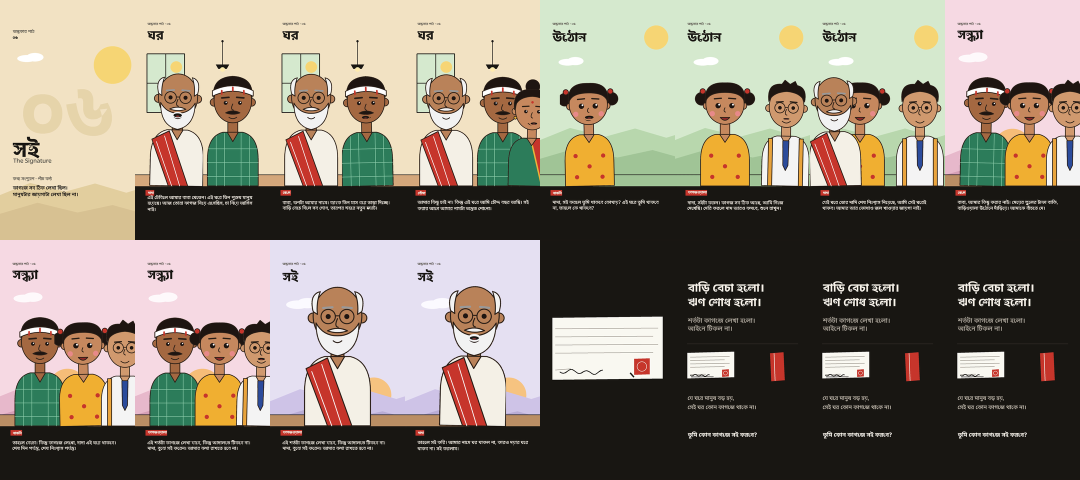
#> input picture dark-lesson-06-signature/preview-contact-sheet.png, 2160 x 960 px, given in place of image-10.png, which was not available (shown at 1/2 size)
$ python prep6.py
#> lines starting #> are read from the running program, lines starting #| are printed output that depends on the picture; after the words box and inside, x2 and y2 are one past the last pixel; in counts of white or black regions, pixels touching at a corner belong together
"""prep6.py — take the five supplied character cards apart.

Each card is the same construction: a black rounded frame, a pastel sky, a white cloud, a
yellow sun, two hills — and a flat bust standing in the middle, cut off at the bottom edge.

For the film we want only the bust, on our own background. So:

    1. find the inner canvas (strip the black frame)
    2. learn the card's own background colours (sky, both hills, sun, cloud) by sampling
       known regions
    3. keep every pixel that is none of those, take the big connected blob in the middle,
       fill its holes, and use it as alpha
    4. save the bust as RGBA, plus a proof sheet to look at

    python3 prep6.py
"""
import os

import numpy as np
from PIL import Image, ImageDraw

HERE = os.path.dirname(os.path.abspath(__file__))
UP = "/tmp/arena-coding-uploads"
OUT = os.path.join(HERE, "cast")

FILES = {
    "dada": "image-10.png",      # grandfather — glasses, white beard, red shawl
    "chele": "image-11.png",     # the son — headband, green checked shirt
    "bou": "image-12.png",       # the daughter-in-law — bun, green/red saree
    "natni": "image-13.png",     # the granddaughter — two buns, yellow polka frock
    "kagojwala": "image-14.png",  # the paper man — glasses, white kurta, blue placket
}


def inner_canvas(a):
    """The card inside the black frame: walk in from the middle until the frame starts."""
    dark = a.sum(2) < 90
    h, w = dark.shape
    cy, cx = h // 2, w // 2
    top = np.where(~dark[:, cx])[0].min()
    bot = np.where(~dark[:, cx])[0].max() + 1
    left = np.where(~dark[cy])[0].min()
    right = np.where(~dark[cy])[0].max() + 1
    return top, bot, left, right


def outside(canvas):
    """Everything reachable from the corners without crossing the figure's ink contour.

    Each card is drawn with a continuous dark outline around the whole bust, so a flood fill
    through the light pixels stops dead at the figure — no colour bookkeeping needed. The
    bust runs off the bottom edge of the card, and the only way in would be under it, which
    the canvas edge blocks.
    """
    light = canvas.sum(2) >= 300
    h, w = light.shape
    seen = np.zeros_like(light, bool)
    stack = []
    for sy, sx in ((2, 2), (2, w - 3), (h // 3, 2), (h // 3, w - 3), (2, w // 2)):
        if light[sy, sx] and not seen[sy, sx]:
            seen[sy, sx] = True
            stack.append((sy, sx))
    while stack:
        y, x = stack.pop()
        for dy, dx in ((1, 0), (-1, 0), (0, 1), (0, -1)):
            ny, nx = y + dy, x + dx
            if 0 <= ny < h and 0 <= nx < w and light[ny, nx] and not seen[ny, nx]:
                seen[ny, nx] = True
                stack.append((ny, nx))
    return seen


def is_background(canvas):
    """Background colours, learned from the two side strips — the figure never reaches them."""
    h, w, _ = canvas.shape
    strips = np.concatenate([canvas[:, :28].reshape(-1, 3), canvas[:, -28:].reshape(-1, 3)])
    palette = []
    for c in strips[::7]:
        if not any(max(abs(int(c[i]) - o[i]) for i in range(3)) < 8 for o in palette):
            palette.append(tuple(int(v) for v in c))
    bg = np.zeros((h, w), bool)
    for c in palette:
        bg |= (np.abs(canvas - np.array(c, np.int16)).max(2) < 10)
    return bg


def fill_holes(mask):
    """Close the pockets the figure encloses (eyes behind glasses, teeth, gaps in cloth)."""
    h, w = mask.shape
    free = ~mask
    seen = np.zeros((h, w), bool)
    stack = [(0, 0), (0, w - 1), (h - 1, 0), (h - 1, w - 1)]
    for y, x in stack:
        seen[y, x] = True
    while stack:
        y, x = stack.pop()
        for dy, dx in ((1, 0), (-1, 0), (0, 1), (0, -1)):
            ny, nx = y + dy, x + dx
            if 0 <= ny < h and 0 <= nx < w and free[ny, nx] and not seen[ny, nx]:
                seen[ny, nx] = True
                stack.append((ny, nx))
    return mask | (free & ~seen)


def blob(mask):
    """Flood from the bottom centre — the bust always touches the bottom edge."""
    h, w = mask.shape
    seen = np.zeros_like(mask, bool)
    seeds = [(h - 1, x) for x in range(w // 2 - 40, w // 2 + 40) if mask[h - 1, x]]
    if not seeds:
        ys, xs = np.where(mask)
        seeds = [(int(ys.mean()), int(xs.mean()))]
    stack = seeds[:]
    for y, x in stack:
        seen[y, x] = True
    while stack:
        y, x = stack.pop()
        for dy, dx in ((1, 0), (-1, 0), (0, 1), (0, -1)):
            ny, nx = y + dy, x + dx
            if 0 <= ny < h and 0 <= nx < w and mask[ny, nx] and not seen[ny, nx]:
                seen[ny, nx] = True
                stack.append((ny, nx))
    # close pinholes left by anti-aliased edges
    for _ in range(2):
        g = seen.copy()
        g[1:, :] |= seen[:-1, :] & seen[1:, :]
        g[:-1, :] |= seen[1:, :] & seen[:-1, :]
        g[:, 1:] |= seen[:, :-1] & seen[:, 1:]
        g[:, :-1] |= seen[:, 1:] & seen[:, :-1]
        seen = g
    return seen


def main():
    os.makedirs(OUT, exist_ok=True)
    proof = []
    for name, fn in FILES.items():
        a = np.asarray(Image.open(os.path.join(UP, fn)).convert("RGB")).astype(np.int16)
        y0, y1, x0, x1 = inner_canvas(a)
#> in inner_canvas, `dark = a.sum(2) < 90`:
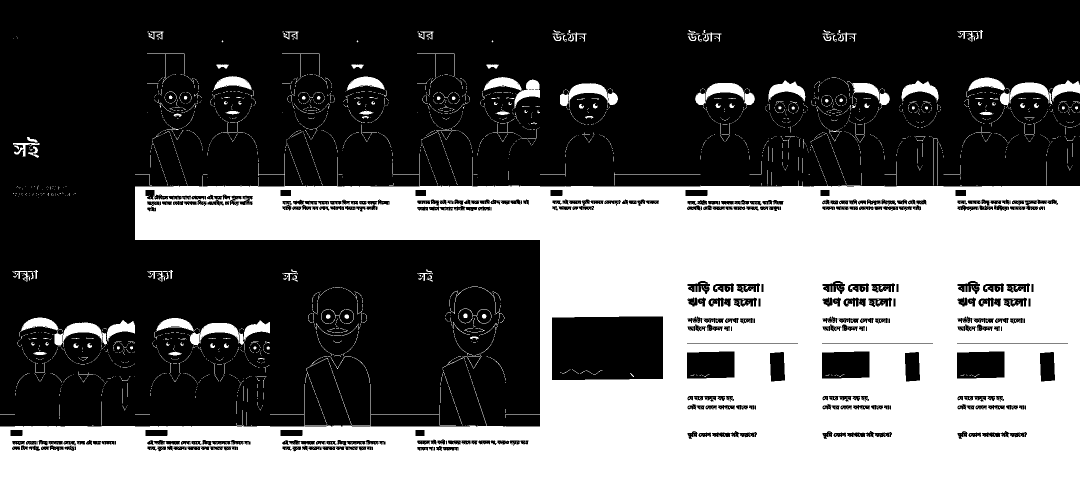
#> dark: shape (960, 2160) bool (shown at 1/2 size); 38.1% white; 3754 white regions (3524 under 20 px), largest, box (x1, y1, x2, y2) and area: (0, 307, 2160, 960) 741280, (107, 640, 270, 694) 3118, (380, 641, 540, 691) 3027
#> in inner_canvas, `top = np.where(~dark[:, cx])[0].min()`: top = 0
#> in inner_canvas, `bot = np.where(~dark[:, cx])[0].max() + 1`: bot = 373
#> in inner_canvas, `left = np.where(~dark[cy])[0].min()`: left = 0
#> in inner_canvas, `right = np.where(~dark[cy])[0].max() + 1`: right = 1080
#> y0 = 0; y1 = 373; x0 = 0; x1 = 1080
        canvas = a[y0:y1, x0:x1]
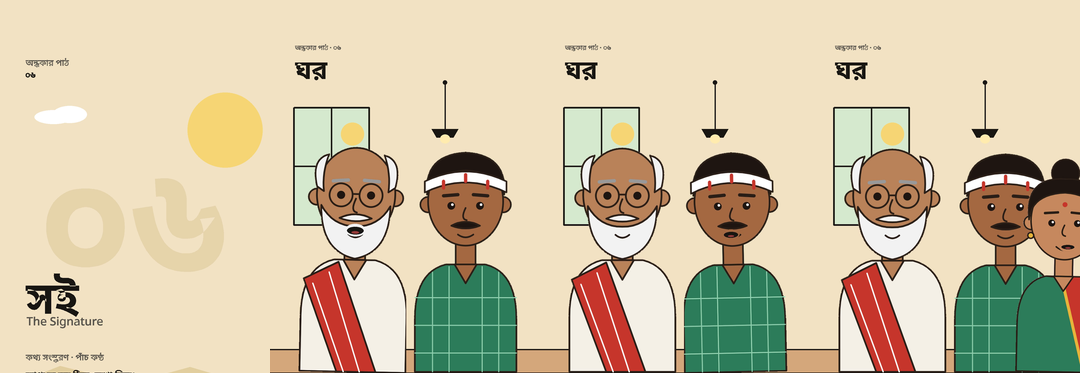
#> canvas: shape (373, 1080, 3) int16; mean R, G, B 208.8, 195.5, 166.4
        m = blob(~is_background(canvas))
#> after the loop in is_background, `for c in strips[::7]:`: palette = 78 items, first 6: (242, 226, 195), (252, 236, 204), (183, 166, 146), (225, 208, 181), (38, 26, 18), (58, 45, 37)
#> the loop in is_background, `for c in palette:` made 78 passes
#> c on passes 1 to 12: (242, 226, 195), (252, 236, 204), (183, 166, 146), (225, 208, 181), (38, 26, 18), (58, 45, 37), (30, 21, 17), (190, 175, 152), (116, 100, 85), (66, 51, 45), (24, 14, 9), (78, 65, 56)
#> pass 3, in is_background, `bg |= (np.abs(canvas - np.array(c, np.int16)).max(2) < 10)`:
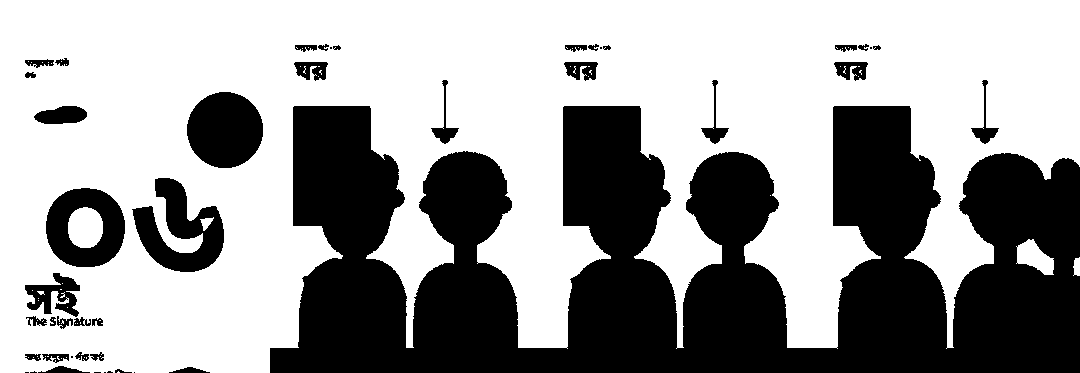
#> bg: shape (373, 1080) bool; 61.7% white; 46 black regions (10 under 20 px), largest, box (x1, y1, x2, y2) and area: (270, 106, 1080, 373) 134994, (187, 92, 263, 168) 4540, (132, 178, 224, 272) 4469
#> after the loop in is_background, `for c in palette:`:
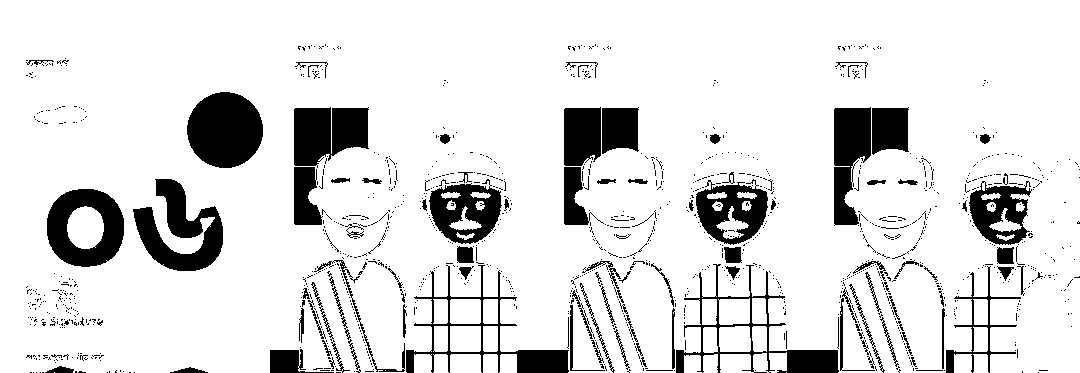
#> bg: shape (373, 1080) bool; 87.1% white; 1306 black regions (1197 under 20 px), largest, box (x1, y1, x2, y2) and area: (187, 92, 263, 168) 4520, (133, 179, 223, 271) 4101, (47, 189, 124, 267) 3641
#> in blob, `h, w = mask.shape`: h = 373; w = 1080
#> in blob, `seeds = [(h - 1, x) for x in range(w // 2 - 40, w // 2 + 40) if mask[h..`: seeds = 51 pairs, first value 372 to 372, second value 517 to 567
#> in blob, `stack = seeds[:]`: stack has the same summary as seeds
#> the loop in blob, `for y, x in stack:` made 51 passes
#> after the loop in blob, `for y, x in stack:`: seen: shape (373, 1080) bool; 0.01% white in thin lines or dots, all inside (x1, y1, x2, y2) = (517, 372, 568, 373)
#> the loop in blob, `while stack:` made 2804 passes
#> (y, x) on passes 1 to 3: (372, 567), (371, 567), (371, 566)
#> after the loop in blob, `while stack:`:
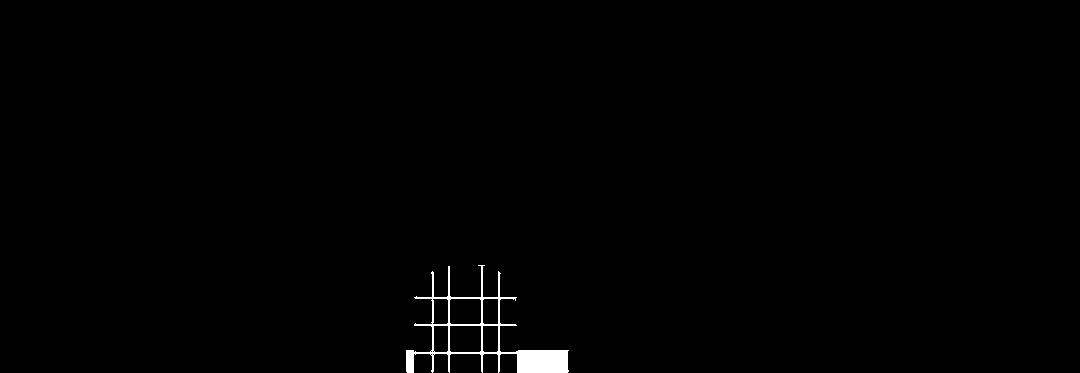
#> seen: shape (373, 1080) bool; 0.7% white; 1 white region, box (x1, y1, x2, y2) and area: (406, 265, 569, 373) 2804
#> after the loop in blob, `while stack:`: stack = []
        m = fill_holes(m)
#> after the loop in fill_holes, `for y, x in stack:`: seen: shape (373, 1080) bool; 0% white in thin lines or dots
#> after the loop in fill_holes, `while stack:`:
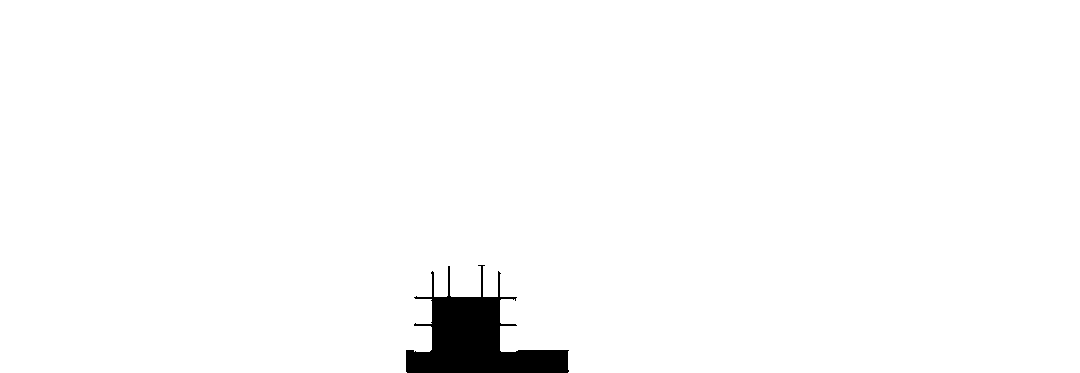
#> seen: shape (373, 1080) bool; 98.1% white; 1 black region, box (x1, y1, x2, y2) and area: (406, 265, 569, 373) 7652
        ys, xs = np.where(m)
#> ys = 7652 values from 265 to 372; xs = 7652 values, max 568 at index 4116, min 406 at index 3989, mean 475.7
        box = (xs.min(), ys.min(), xs.max() + 1, ys.max() + 1)
#> box = (406, 265, 569, 373)
        alpha = (m * 255).astype(np.uint8)
        cut = Image.fromarray(canvas.astype(np.uint8)).crop(box).convert("RGBA")
        cut.putalpha(Image.fromarray(alpha[box[1]:box[3], box[0]:box[2]], "L"))
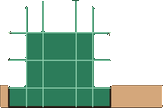
#> cut: PIL image 163x108 RGBA; mean R, G, B, A 125.4, 159.1, 126.5, 110.8; transparent parts drawn white
        cut.save(os.path.join(OUT, f"{name}.png"))
        proof.append((name, cut))
        print(f"{name:10s} canvas {canvas.shape[1]}x{canvas.shape[0]}  "
              f"cut {cut.width}x{cut.height}  kept {100 * m.mean():.0f}%")
#| dada       canvas 1080x373  cut 163x108  kept 2%

    # proof: every bust on one strip, same scale, for eyeballing
    strip = Image.new("RGB", (5 * 300, 380), (245, 243, 236))
    for i, (name, cut) in enumerate(proof):
        k = 340 / cut.height
        im = cut.resize((max(1, int(cut.width * k)), 340), Image.LANCZOS)
        strip.paste(im, (i * 300 + (300 - im.width) // 2, 380 - im.height), im)
        ImageDraw.Draw(strip).text((i * 300 + 10, 10), name, fill=(30, 30, 30))
    strip.save(os.path.join(HERE, "frames", "proof-cast.png"))
    print("wrote frames/proof-cast.png")


if __name__ == "__main__":
#> (the run stopped early here; a loop or call above may not have finished)
